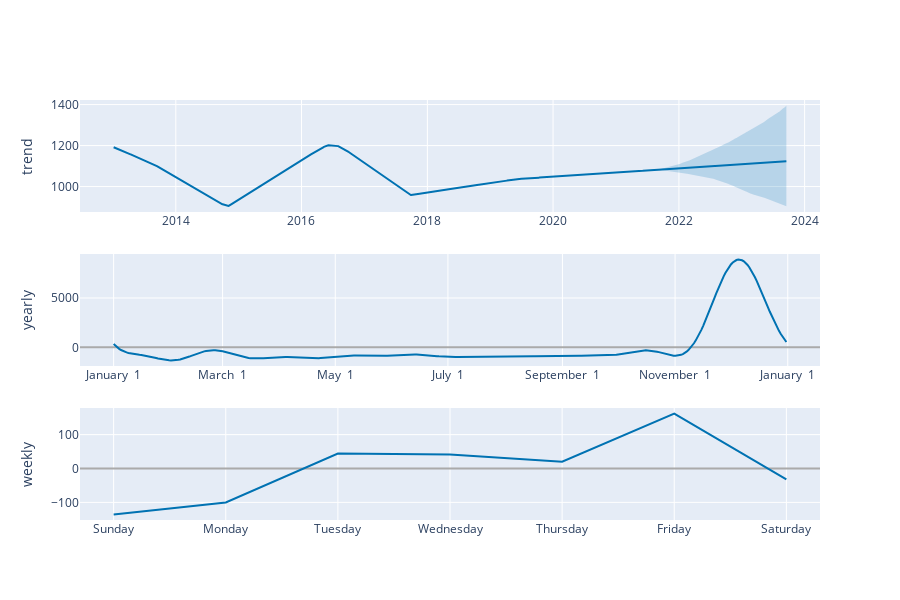

Write notebook code for a chart like this one.
### Code cell
plot_components_plotly(m, forecast)

### Figure 1 — Plotly figure (JSON) as saved in the notebook; plotly's stock layout.template omitted (floating-point values rounded to 4 significant figures; data arrays with more than 128 entries replaced by an {"elided": "..."} marker saying what was removed)
{"data": [{"line": {"color": "#0072B2", "width": 2}, "mode": "lines", "name": "trend", "type": "scatter", "x": {"elided": "2588 str values"}, "xaxis": "x", "y": {"elided": "2588 float values"}, "yaxis": "y"}, {"line": {"color": "rgba(0, 114, 178, 0.2)", "width": 0}, "mode": "lines", "name": "trend_upper", "type": "scatter", "x": {"elided": "2588 str values"}, "xaxis": "x", "y": {"elided": "2588 float values"}, "yaxis": "y"}, {"fill": "tonexty", "fillcolor": "rgba(0, 114, 178, 0.2)", "line": {"color": "rgba(0, 114, 178, 0.2)", "width": 0}, "mode": "lines", "name": "trend_lower", "type": "scatter", "x": {"elided": "2588 str values"}, "xaxis": "x", "y": {"elided": "2588 float values"}, "yaxis": "y"}, {"line": {"color": "#0072B2", "width": 2}, "mode": "lines", "name": "yearly", "type": "scatter", "x": {"elided": "365 str values"}, "xaxis": "x2", "y": {"elided": "365 float values"}, "yaxis": "y2"}, {"line": {"color": "#0072B2", "width": 2}, "mode": "lines", "name": "weekly", "type": "scatter", "x": ["2017-01-01T00:00:00", "2017-01-02T00:00:00", "2017-01-03T00:00:00", "2017-01-04T00:00:00", "2017-01-05T00:00:00", "2017-01-06T00:00:00", "2017-01-07T00:00:00"], "xaxis": "x3", "y": [-135.4, -100.2, 44.11, 41.45, 19.94, 162.1, -31.91], "yaxis": "y3"}], "layout": {"height": 600, "showlegend": false, "width": 900, "xaxis": {"anchor": "y", "domain": [0, 1], "range": ["2012-06-23T15:36:00", "2024-03-30T08:24:00"], "type": "date"}, "xaxis2": {"anchor": "y2", "domain": [0, 1], "range": ["2016-12-13T18:54:02.958904115", "2018-01-18T11:04:57.863013581"], "tickformat": "%B %e", "type": "date"}, "xaxis3": {"anchor": "y3", "domain": [0, 1], "range": ["2016-12-31T16:48:00", "2017-01-07T07:12:00"], "tickformat": "%A", "type": "date"}, "yaxis": {"anchor": "x", "domain": [0.7333, 1], "rangemode": "normal", "title": {"text": "trend"}, "zerolinecolor": "#AAA"}, "yaxis2": {"anchor": "x2", "domain": [0.3667, 0.6333], "title": {"text": "yearly"}, "zerolinecolor": "#AAA"}, "yaxis3": {"anchor": "x3", "domain": [0, 0.2667], "title": {"text": "weekly"}, "zerolinecolor": "#AAA"}}}
